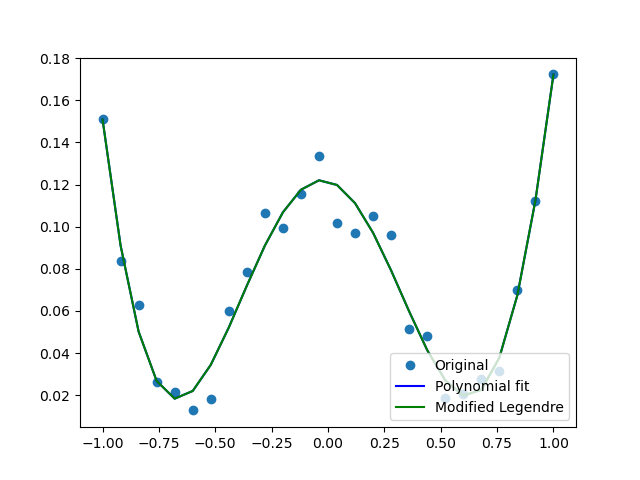

This chart was generated by the following Python code:
import sys
import numpy as np
import matplotlib.pyplot as plt

sys.path.insert(0, '../')
from vaishakhi.reg import poly_reg
from vaishakhi.elimination_solvers import *
from vaishakhi.iterative_solvers import *


def legendre(x):
    phi = [1, x, 0.5*(3*x**2-1), 0.5*(5*x**3-3*x), (35*x**4-30**2+3)/8, (63*x**5-70*x**3+15*x)/8, (231*x**6-315*x**4+105*x**2-5)/16]
    return phi

def func(x,a,n,solve):

    if solve == "poly":
        return sum([a[i]*np.power(x,i) for i in range(n+1)])
    else: 
        return sum([a[i]*legendre(x)[i] for i in range(n+1)])        
            

n = 6
x,y = np.genfromtxt("esem4fit.txt", delimiter="\t", unpack=True, dtype = float)
A,b = poly_reg(x,y,np.ones(len(y)),n)
N = len(x)

#finding the fitting parameters Ax=b using elimination method and y from polynomial regression
a = lu_dolittle(A,b)
y_poly = func(x,a,n,"poly")

print("The fitting is done for n = ", n)
print("The fitting parameters for the polynomial fit are",a)

B = np.zeros((n+1,n+1))
for j in range(n+1):
    for k in range(n+1):
        B[j,k] = np.sum([(legendre(x[i])[k]*legendre(x[i])[j]) for i in range(N)])
    b[j] = np.sum([(legendre(x[i])[j]*y[i]) for i in range(N)])

#obtaining the fitted y using modified basis 
print("The fitting parameters for modified Legendre are", lu_dolittle(B,b))
y_leg = func(x,lu_dolittle(B,b),n,"leg")

p1 = plt.plot(x,y,'o')
p2 = plt.plot(x,y_poly, 'b-')
p3 = plt.plot(x,y_leg,'g-')
plt.legend(["Original","Polynomial fit", "Modified Legendre"],loc="lower right")

plt.savefig("q2_fit.png")
plt.show()

"""The fitting is done for n =  6
The fitting parameters for the polynomial fit are [ 0.12177995 -0.027937   -0.5244683   0.09157037  0.74308968 -0.05297491 -0.17880208]
The fitting parameters for modified Legendre are [ 1.27657207e+01  4.30168584e-03 -2.95463087e-01  1.30837436e-02 1.14118550e-01 -6.72697222e-03 -1.23845597e-02]"""

